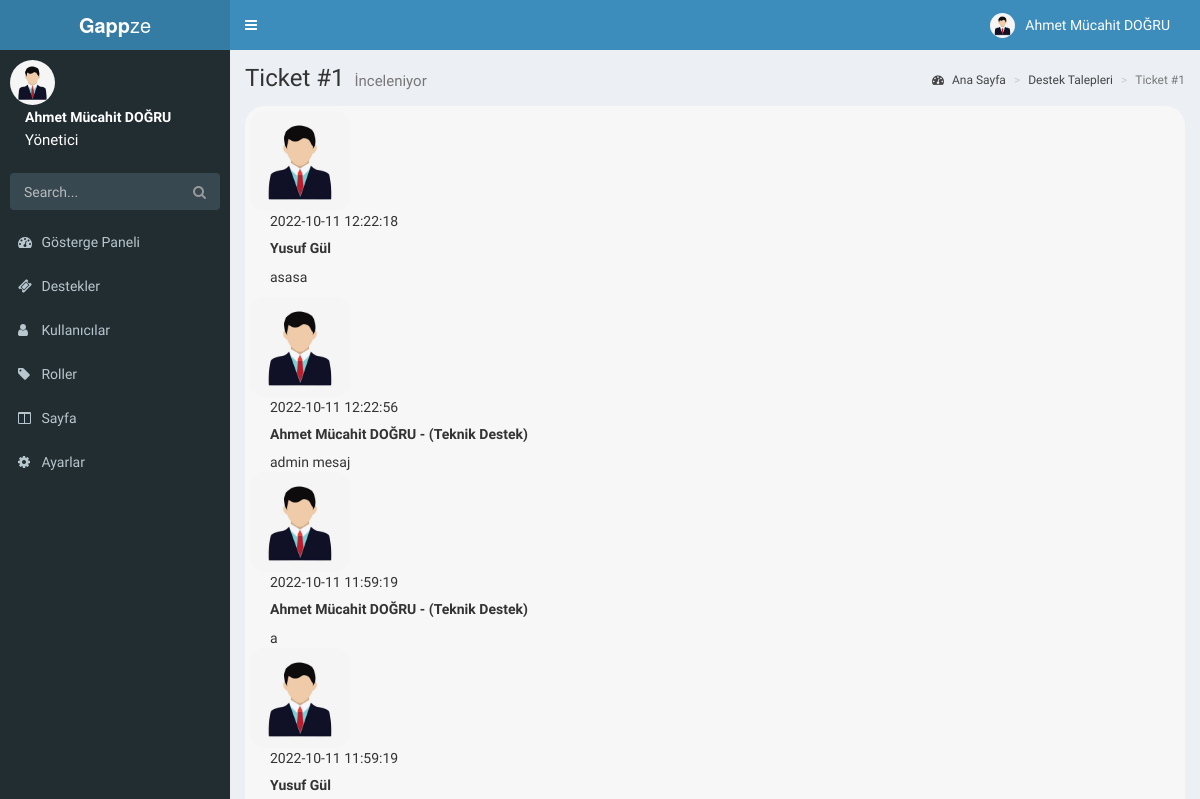
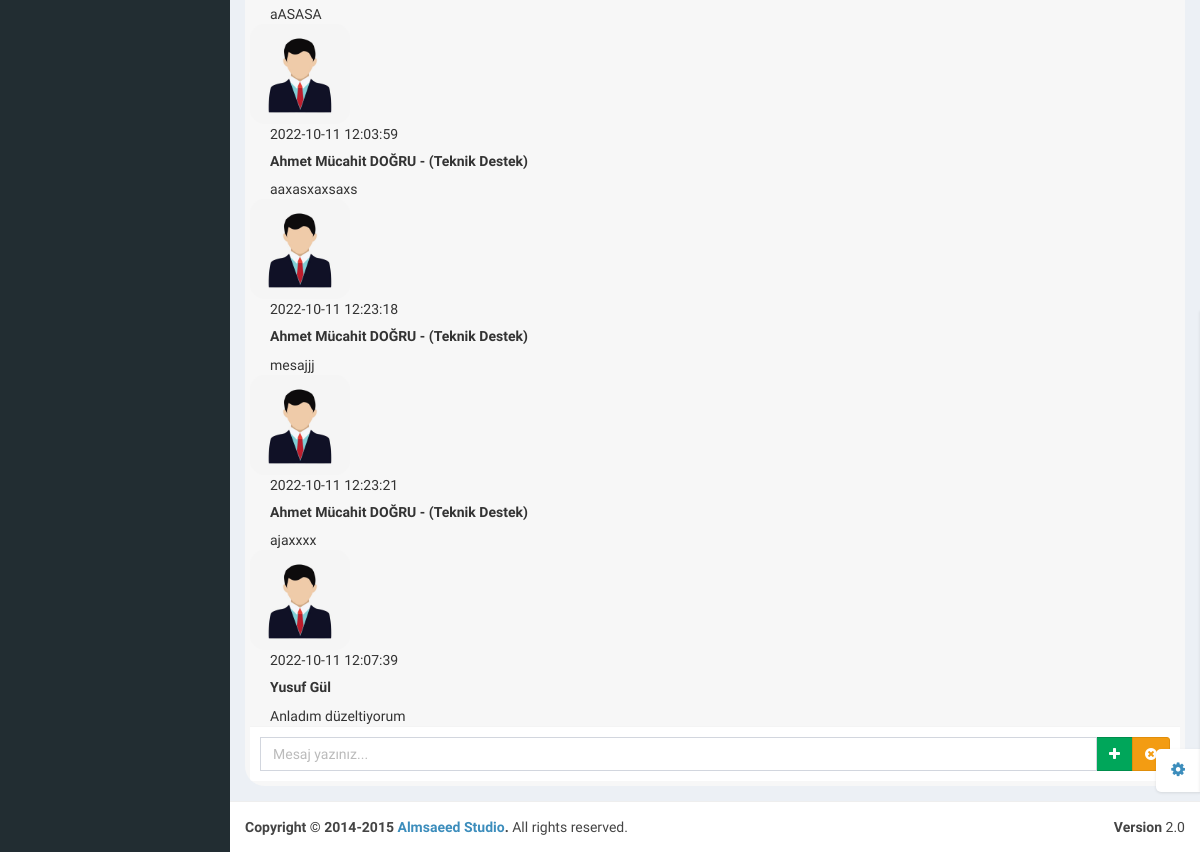
Page /admin/support-view.php?id=1 (signed in) on the earlier database version (2 pictures, top to bottom).
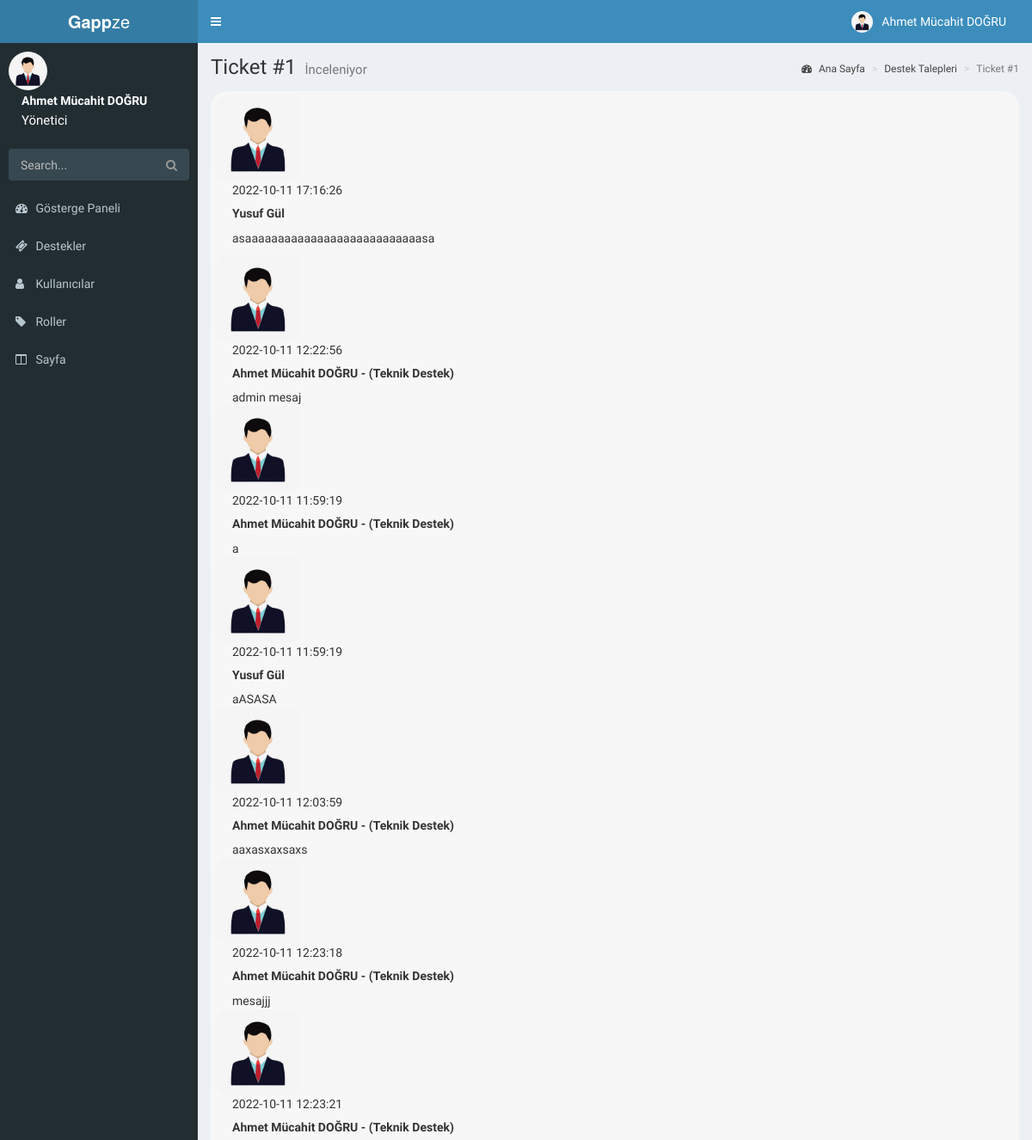
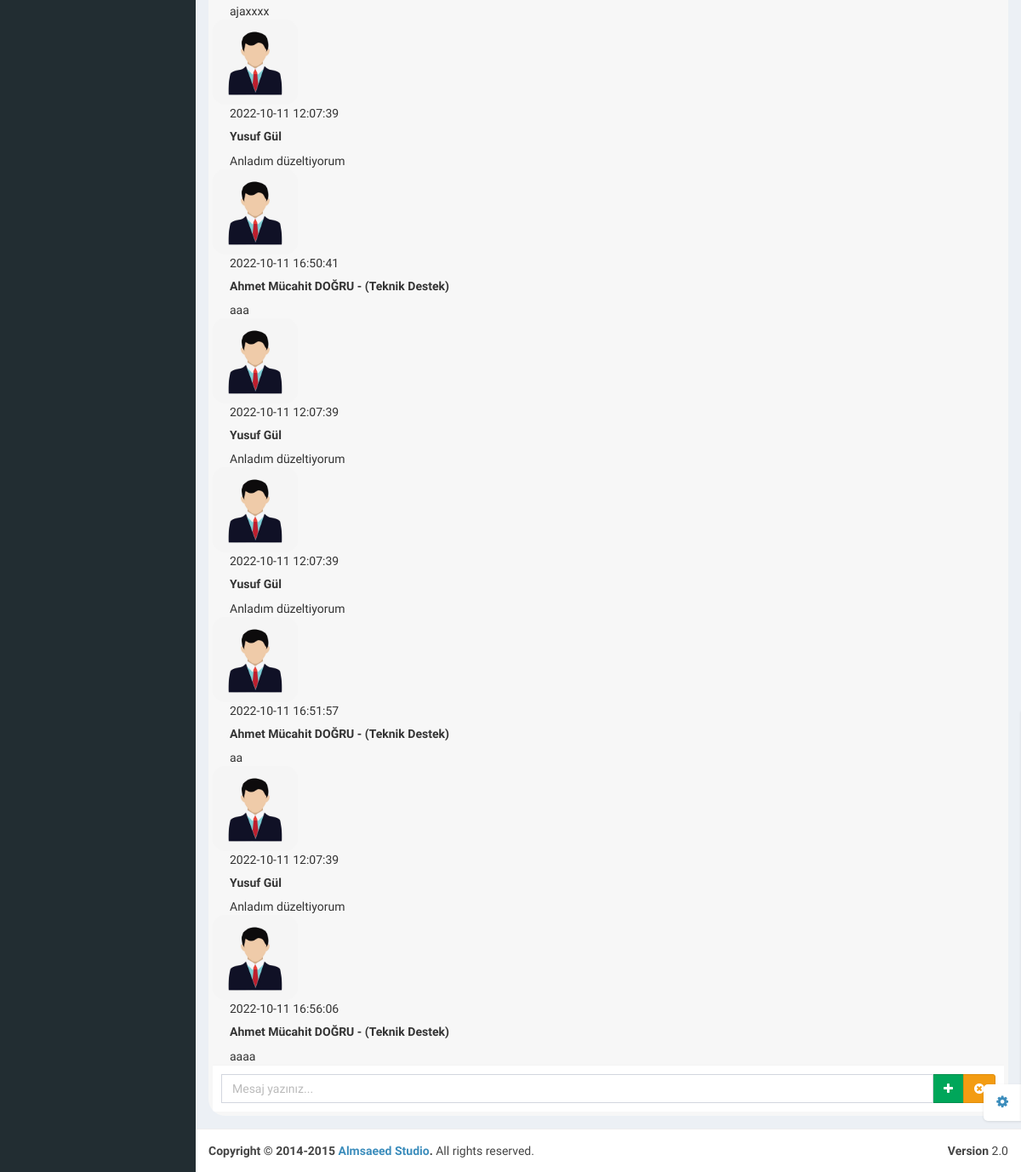
Same page on the later database version (2 pictures, top to bottom).
### tables this page shows
CREATE TABLE `accounts` (
  `id` int(11) NOT NULL,
  `firstName` varchar(64) NOT NULL,
  `lastName` varchar(64) NOT NULL,
  `email` varchar(255) NOT NULL,
  `password` varchar(255) NOT NULL,
  `permission` int(11) NOT NULL,
  `department` int(11) NOT NULL,
  `createdDate` timestamp NOT NULL DEFAULT current_timestamp() ON UPDATE current_timestamp()
);

CREATE TABLE `roles` (
  `id` int(11) NOT NULL,
  `name` varchar(255) NOT NULL
);

CREATE TABLE `pages` (
  `id` int(11) NOT NULL,
  `name` varchar(255) NOT NULL,
  `src` varchar(255) NOT NULL,
  `permission` int(11) NOT NULL,
  `location` int(11) NOT NULL,
  `dropdown` int(11) NOT NULL,
  `isDropdown` int(11) NOT NULL,
  `icon` varchar(255) NOT NULL,
  `isLogged` int(11) NOT NULL
);

CREATE TABLE `supports` (
  `id` int(11) NOT NULL,
  `title` varchar(255) NOT NULL,
  `message` text NOT NULL,
  `department` int(11) NOT NULL,
  `status` int(11) NOT NULL,
  `ownerId` int(11) NOT NULL,
  `date` timestamp NOT NULL DEFAULT current_timestamp() ON UPDATE current_timestamp()
);

CREATE TABLE `supportdata` (
  `id` int(11) NOT NULL,
  `supportId` int(11) NOT NULL,
  `ownerId` int(11) NOT NULL,
  `returningPersonId` int(11) NOT NULL,
  `message` varchar(255) NOT NULL,
  `date` timestamp NOT NULL DEFAULT current_timestamp() ON UPDATE current_timestamp()
);

CREATE TABLE `departments` (
  `id` int(11) NOT NULL,
  `name` varchar(255) NOT NULL
);

### functions/account.function.php (called while the page is built, shortened)
<?php
class Accounts{
  public function getPermissionName($id){
      $class = new classFonksiyon();
      $db = $class->dbConnection();
      $accounts = $db->prepare("SELECT permission FROM accounts WHERE id = ?");
      $accounts->execute(array(
        $id
      ));
      $accounts_fetch = $accounts->fetch();
      $roles = $db->prepare("SELECT * FROM roles WHERE id = ?");
      $roles->execute(array(
        $accounts_fetch["permission"]
      ));
      $roles_fetch = $roles->fetch();
      if($accounts->rowCount() != 0){
        if($roles_fetch == 0){
          return "Üye";
        }else{
        return $roles_fetch["name"];
        }
      }else{
        return false;
      }
  }
  public function getName($id){
    $class = new classFonksiyon();
    $db = $class->dbConnection();
    $accounts = $db->prepare("SELECT firstName,lastName FROM accounts WHERE id = ?");
    $accounts->execute(array(
      $id
    ));
    $accounts_fetch = $accounts->fetch();
    if($accounts->rowCount() != 0){
    return $accounts_fetch["firstName"]." ".$accounts_fetch["lastName"];
    }
  }
  public function getUserDepartmentName($id){
    $class = new classFonksiyon();
    $db = $class->dbConnection();
    if($db){
      $accounts = $db->prepare("SELECT department FROM accounts WHERE id = ?");
      $accounts->execute(array(
        $id
      ));
      if($accounts->rowCount() != 0){
        $accounts_fetch = $accounts->fetch();
        $departmen = $accounts_fetch["department"];
        $departmen_name_select = $db->prepare("SELECT name FROM departments WHERE id = ?");
        $departmen_name_select->execute(array(
          $departmen
        ));
        $departmen_name = $departmen_name_select->fetch();
        if($departmen_name_select->rowCount() != 0){
          return $departmen_name["name"];
        }
      }else{
        return "Tanımlanmamış";
      }
    }
  }
  public function getUserDepartment($id){
    $class = new classFonksiyon();
    $db = $class->dbConnection();
    if($db){
      $accounts = $db->prepare("SELECT department FROM accounts WHERE id = ?");
      $accounts->execute(array(
        $id
      ));
      $accounts_fetch = $accounts->fetch();
      if($accounts->rowCount() != 0){
        $departmen = $accounts_fetch["department"];
          return $departmen;
      }else{
        return "Tanımlanmamış";
      }
    }
  }
}

### functions/class.function.php (the view, shortened to what this page needs)
<?php
class classFonksiyon {
    private $settings = "/settings.json";
    private $host;
    private $username;
    private $password;
    private $database;
    public function __construct()
    {
      $jsonVeri = file_get_contents($_SERVER['DOCUMENT_ROOT'].$this->settings);
      $jsonVeri = json_decode($jsonVeri,true);
      $this->host = $jsonVeri["host"];
      $this->username = $jsonVeri["user"];
      $this->password = $jsonVeri["password"];
      $this->database = $jsonVeri["database"];
    }
    public function dbConnection(){
      try {
        $conn = new PDO("mysql:host=$this->host;dbname=$this->database;charset=utf8", $this->username, $this->password);
        $conn->setAttribute(PDO::ATTR_ERRMODE, PDO::ERRMODE_EXCEPTION);
      } catch(PDOException $e) {
        $message = "Connection failed: " . $e->getMessage();
      }
      return $conn;
    }
    public function pagesAll($location,$permission){
      $db = $this->dbConnection();
      if($db){
        if($location == 1){
          $page = $db->prepare("SELECT * FROM pages WHERE location = ?");
          $page->execute(array(
            $location
          ));
          if($page->rowCount() != 0){
            foreach ($page as $page_veri) {
                if($page_veri["permission"] == $permission){
                  if($page_veri["isDropdown"] == 1){
                  echo "
                  <li class='treeview'>
                  <a href='#'>
                  <i class='{$page_veri["icon"]}'></i>
                  <span>{$page_veri["name"]}</span></a>";
                    echo '<ul class="treeview-menu">';
                    echo "</ul></li>";
                  }else{
                    if($page_veri["dropdown"] == 0){
                    echo "<li class='treeview'>";
                    echo "<a href='{$page_veri["src"]}'>";
                    echo "<i class='{$page_veri["icon"]}'></i> <span>{$page_veri["name"]}</span>";
                    echo "</a>";
                    echo "</li>";
                    }
                  }
                }
            }
        }
      }
    }
    }
    public function getSupportDetails(){
      $db = $this->dbConnection();
      $user = new Accounts();
      if($db){
        if(isset($_POST["id"])){
          $supports = $db->prepare("SELECT * FROM supports WHERE id = ?");
          $supports->execute(array(
            $_POST["id"]
          ));
          $supports_data = $db->prepare("SELECT * FROM supportdata WHERE supportId = ?");
          $supports_data->execute(array(
            $_POST["id"]
          ));
        }else{
          $supports = $db->prepare("SELECT * FROM supports WHERE id = ?");
          $supports->execute(array(
            $_GET["id"]
          ));
          $supports_data = $db->prepare("SELECT * FROM supportdata WHERE supportId = ?");
          $supports_data->execute(array(
            $_GET["id"]
          ));
        }
        $support_fetch = $supports->fetch();
        if($user->getUserDepartment($_SESSION["userAccountID"]) == $support_fetch["department"] || $user->getPermission($_SESSION["userAccountID"]) == 1){
         echo '<div class="user-box">
            <img src="/resources/img/user.jpg"  class="user-image" alt="" style="width: 100px;">
            <div class="data">';
         echo "<p>{$support_fetch["date"]}</p>
            </div>";
         echo '<div class="title-user">';
         echo "<h5>{$user->getName($support_fetch["ownerId"])}</h5>";
         echo "<div class='descri-user'>{$support_fetch["message"]}</div>
            </div>
        </div>";
        foreach($supports_data as $supportsall){
          echo '<div class="user-box">
          <img src="/resources/img/user.jpg"  class="user-image" alt="" style="width: 100px;">
          <div class="data">';
        echo "<p>{$supportsall["date"]}</p>
            </div>";
        echo '<div class="title-user">';
          if($user->getUserDepartment($supportsall["returningPersonId"])){
          $rank = $user->getUserDepartmentName($supportsall["returningPersonId"]);
        }
        if($supportsall["returningPersonId"] != 0){
          $name = $user->getName($supportsall["returningPersonId"]);
          echo "<h5>{$name} - ({$rank})</h5>";
        }else{
          echo "<h5>{$user->getName($supportsall["ownerId"])}</h5>";
        }
        echo "<div class='descri-user'>{$supportsall["message"]}</div>
            </div>
        </div>";
        }
        }else{
          header("Location: index.php");
          exit;
        }
        echo "<div class='box-footer'>
        <div class='input-group'>
        <input class='form-control' name='ticket-message' placeholder='Mesaj yazınız...'>
        <div class='input-group-btn'>";
        if(isset($_POST["id"])){
          echo "<button class='btn btn-success sendMessageTicket' id='{$_POST["id"]}' name='sendMessageTicket'><i class='fa fa-plus'></i></button>";
        }else{
          echo "<button class='btn btn-success sendMessageTicket' id='{$_GET["id"]}' name='sendMessageTicket'><i class='fa fa-plus'></i></button>";
        }
        if($support_fetch["status"] != 0){
          echo "<button class='btn btn-success mt-2 mr-2 openBtn' id='{$_GET["id"]}' name='openBtn' type='button'><i class='fa fa-check text-light'></i></button>";
        }else{
          echo "<button class='btn btn-warning mt-2 mr-2 endBtn' id='{$_GET["id"]}' name='endBtn' type='button'><i class='fa fa-times-circle text-light'></i></button>";
        }
            echo "
        </div>
        </div>
    </div>";
      }
    }
}

### admin/support-view.php (shortened to what this page needs)
<?php
require_once($_SERVER['DOCUMENT_ROOT']."/functions/functionBase.php");
$class->checkSupport($_GET["id"]);
?>
<!DOCTYPE html>
<html lang="tr">
<head>
    <link href="resources/bootstrap/css/bootstrap.min.css" rel="stylesheet" type="text/css" />
    <link href="https://maxcdn.bootstrapcdn.com/font-awesome/4.3.0/css/font-awesome.min.css" rel="stylesheet"
        type="text/css" />
    <link href="http://code.ionicframework.com/ionicons/2.0.0/css/ionicons.min.css" rel="stylesheet" type="text/css" />
    <link href="resources/css/AdminLTE.min.css" rel="stylesheet" type="text/css" />
    <link href="resources/css/skins/_all-skins.min.css" rel="stylesheet" type="text/css" />
</head>
<body class="skin-blue">
    <div class="wrapper">
        <?php
            include("pages/header.php");
            include("pages/navbar.php");
        ?>
        <div class="content-wrapper">
            <section class="content-header">
                <h1>
                    Ticket #<?= $_GET["id"]?>
                    <small>İnceleniyor</small>
                </h1>
                <ol class="breadcrumb">
                    <li><a href="/admin/index.php"><i class="fa fa-dashboard"></i> Ana Sayfa</a></li>
                    <li><a href="supports.php">Destek Talepleri</a></li>
                    <li class="active">Ticket #<?= $_GET["id"]?></li>
                </ol>
            </section>
            <section class="content">
                <div class="row">
                    <div class="col-md-12">
                        <div class="box-area" id="<?= $_GET["id"] ?>">
                            <?php
                                $class->getSupportDetails();
                            ?>
                        </div>
                    </div>
                </div>
            </section>
        </div>
        <footer class="main-footer">
            <div class="pull-right hidden-xs">
                <b>Version</b> 2.0
            </div>
            <strong>Copyright &copy; 2014-2015 <a href="http://almsaeedstudio.com">Almsaeed Studio</a>.</strong> All
            rights reserved.
        </footer>
    </div>
</body>
</html>

### admin/pages/header.php (shortened to what this page needs)
<header class="main-header">
    <a href="index.php" class="logo"><b>Gapp</b>ze</a>
    <nav class="navbar navbar-static-top" role="navigation">
        <a href="#" class="sidebar-toggle" data-toggle="offcanvas" role="button">
        </a>
        <div class="navbar-custom-menu">
            <ul class="nav navbar-nav">
                <li class="dropdown user user-menu">
                    <a href="#" class="dropdown-toggle" data-toggle="dropdown">
                        <img src="/resources/img/user.jpg" class="user-image" alt="User Image" />
                        <span class="hidden-xs"><?= $user->getName($_SESSION["userAccountID"]); ?></span>
                    </a>
                </li>
            </ul>
        </div>
    </nav>
</header>

### admin/pages/navbar.php
<aside class="main-sidebar">
    <section class="sidebar">
        <div class="user-panel">
            <div class="pull-left image">
                <img src="/resources/img/user.jpg" class="img-circle" alt="User Image" />
            </div>
            <div class="pull-left info">
                <p><?= $user->getName($_SESSION["userAccountID"]); ?></p>
                <a style="font-size: 15px"><?= $user->getPermissionName($_SESSION["userAccountID"]) ?></a>
            </div>
        </div>
        <form action="#" method="get" class="sidebar-form">
            <div class="input-group">
                <input type="text" name="q" class="form-control" placeholder="Search..." />
                <span class="input-group-btn">
                    <button type='submit' name='search' id='search-btn' class="btn btn-flat"><i
                            class="fa fa-search"></i></button>
                </span>
            </div>
        </form>
        <ul class="sidebar-menu">
             <?php
                $class->pagesAll(1,0);
            ?>
        </ul>
    </section>
</aside>

Differences in the rows shown:
removed pages: name "Ayarlar"
changed supports "Yusuf Gül": date "2022-10-11 12:22:18" → "2022-10-11 17:16:26"; message "asasa" → "asaaaaaaaaaaaaaaaaaaaaaaaaaaasa"
added supportdata: date "2022-10-11 16:50:41", returningPersonId.lastName "Ahmet Mücahit DOĞRU", returningPersonId.name "Teknik Destek", message "aaa"
added supportdata: date "2022-10-11 12:07:39", ownerId.lastName "Yusuf Gül", message "Anladım düzeltiyorum"
added supportdata: date "2022-10-11 12:07:39", ownerId.lastName "Yusuf Gül", message "Anladım düzeltiyorum"
added supportdata: date "2022-10-11 16:51:57", returningPersonId.lastName "Ahmet Mücahit DOĞRU", returningPersonId.name "Teknik Destek", message "aa"
added supportdata: date "2022-10-11 12:07:39", ownerId.lastName "Yusuf Gül", message "Anladım düzeltiyorum"
added supportdata: date "2022-10-11 16:56:06", returningPersonId.lastName "Ahmet Mücahit DOĞRU", returningPersonId.name "Teknik Destek", message "aaaa"
